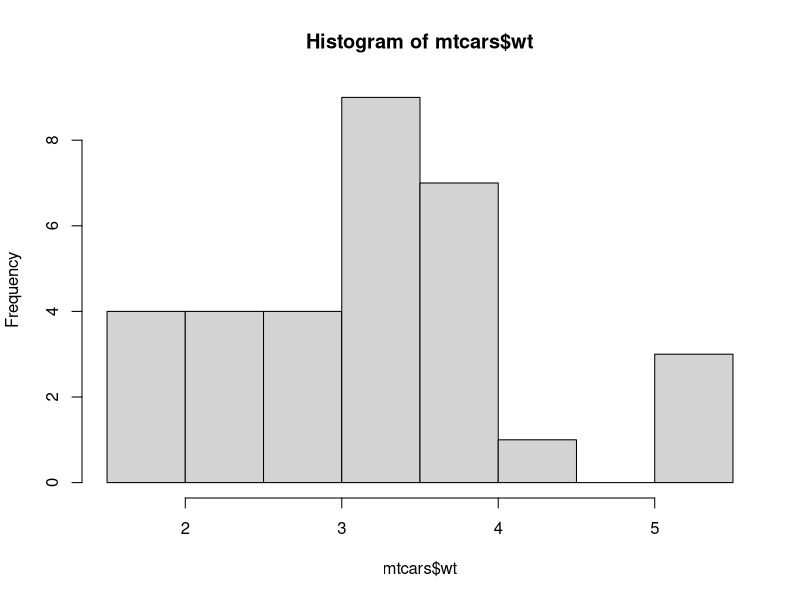
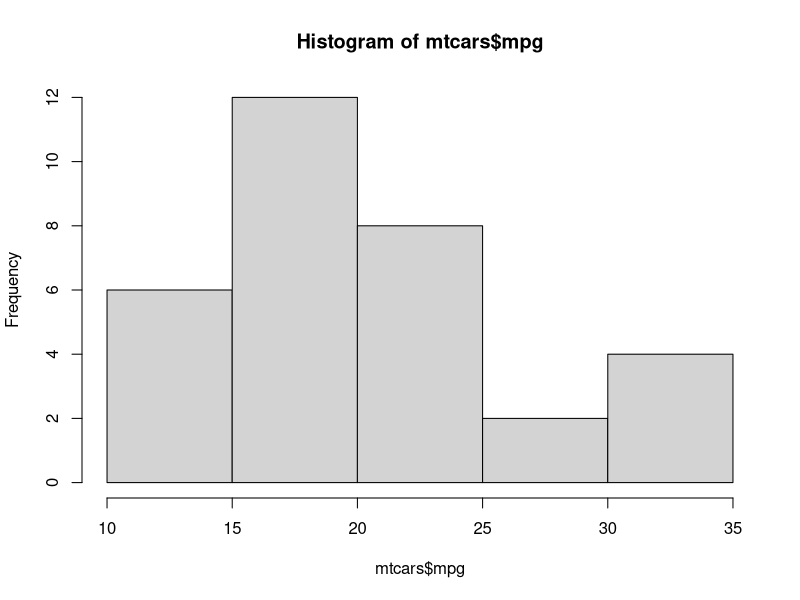
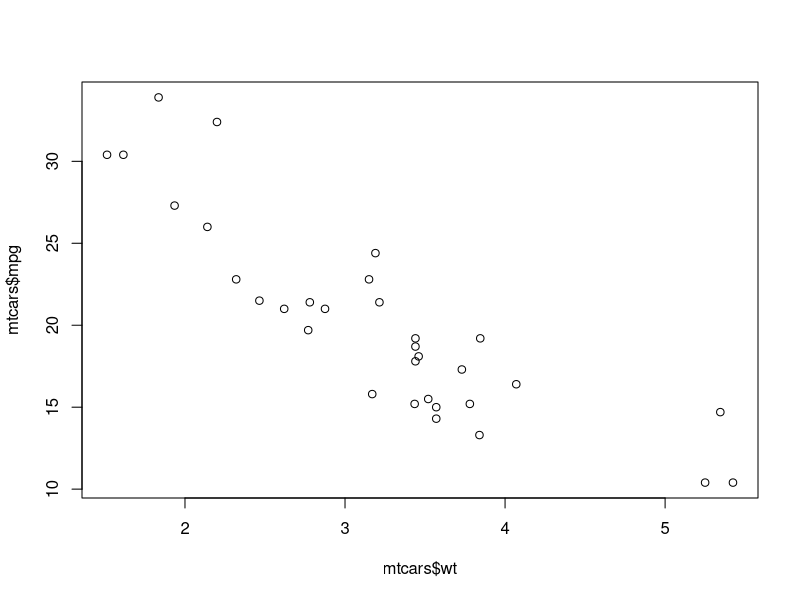
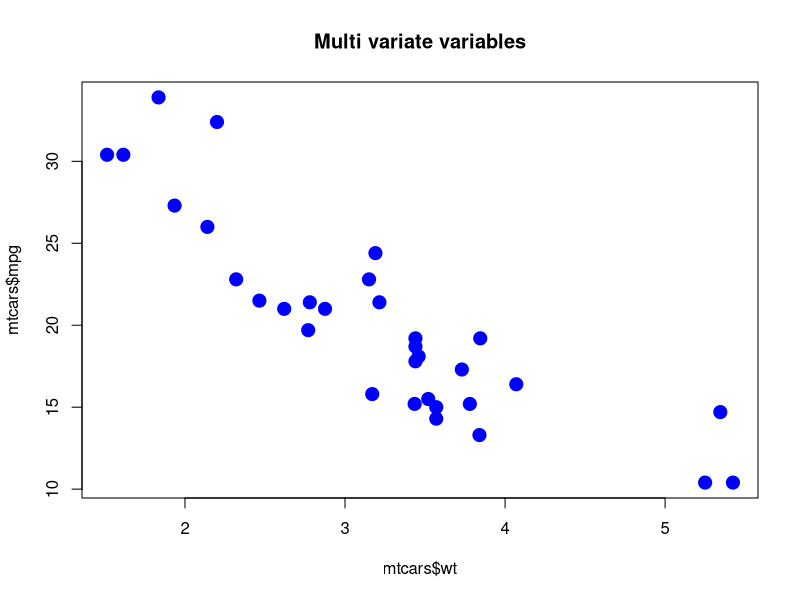

The R source for these figures, in order:
library(datasets)

head(mtcars)

# First checking univariate variables
hist(mtcars$wt)
hist(mtcars$mpg)

# Basic multivariate variables
plot(mtcars$wt, mtcars$mpg)

# Scatter plot with options
plot(mtcars$wt, mtcars$mpg,
     pch = 19,
     xlab = "mtcars$wt",
     ylab = "mtcars$mpg",
     main = "Multi variate variables",
     col = "blue",
     cex = 1.75)

par(cex = 1)
detach("package:datasets", unload = TRUE)
dev.off()